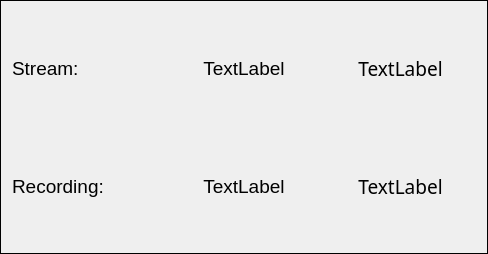
<?xml version="1.0" encoding="UTF-8"?>
<ui version="4.0">
 <class>StatusWidget</class>
 <widget class="QFrame" name="StatusWidget">
  <property name="geometry">
   <rect>
    <x>0</x>
    <y>0</y>
    <width>488</width>
    <height>254</height>
   </rect>
  </property>
  <property name="windowTitle">
   <string>Frame</string>
  </property>
  <property name="autoFillBackground">
   <bool>true</bool>
  </property>
  <property name="styleSheet">
   <string notr="true"/>
  </property>
  <property name="frameShape">
   <enum>QFrame::Panel</enum>
  </property>
  <property name="frameShadow">
   <enum>QFrame::Plain</enum>
  </property>
  <property name="lineWidth">
   <number>1</number>
  </property>
  <property name="midLineWidth">
   <number>1</number>
  </property>
  <layout class="QGridLayout" name="gridLayout">
   <item row="0" column="0">
    <widget class="QLabel" name="label">
     <property name="font">
      <font>
       <pointsize>14</pointsize>
      </font>
     </property>
     <property name="autoFillBackground">
      <bool>false</bool>
     </property>
     <property name="frameShape">
      <enum>QFrame::NoFrame</enum>
     </property>
     <property name="text">
      <string>Stream:</string>
     </property>
     <property name="alignment">
      <set>Qt::AlignLeading|Qt::AlignLeft|Qt::AlignVCenter</set>
     </property>
    </widget>
   </item>
   <item row="1" column="0">
    <widget class="QLabel" name="label_2">
     <property name="font">
      <font>
       <pointsize>14</pointsize>
      </font>
     </property>
     <property name="autoFillBackground">
      <bool>false</bool>
     </property>
     <property name="frameShape">
      <enum>QFrame::NoFrame</enum>
     </property>
     <property name="text">
      <string>Recording:</string>
     </property>
     <property name="alignment">
      <set>Qt::AlignLeading|Qt::AlignLeft|Qt::AlignVCenter</set>
     </property>
    </widget>
   </item>
   <item row="1" column="1">
    <widget class="QLabel" name="lbRecord">
     <property name="font">
      <font>
       <pointsize>14</pointsize>
      </font>
     </property>
     <property name="autoFillBackground">
      <bool>false</bool>
     </property>
     <property name="frameShape">
      <enum>QFrame::NoFrame</enum>
     </property>
     <property name="text">
      <string>TextLabel</string>
     </property>
     <property name="alignment">
      <set>Qt::AlignCenter</set>
     </property>
    </widget>
   </item>
   <item row="1" column="2">
    <widget class="QLabel" name="lbRecordDuration">
     <property name="font">
      <font>
       <family>Lucida Sans Typewriter</family>
       <pointsize>14</pointsize>
      </font>
     </property>
     <property name="autoFillBackground">
      <bool>false</bool>
     </property>
     <property name="frameShape">
      <enum>QFrame::NoFrame</enum>
     </property>
     <property name="text">
      <string>TextLabel</string>
     </property>
     <property name="alignment">
      <set>Qt::AlignCenter</set>
     </property>
    </widget>
   </item>
   <item row="0" column="1">
    <widget class="QLabel" name="lbStream">
     <property name="font">
      <font>
       <pointsize>14</pointsize>
      </font>
     </property>
     <property name="autoFillBackground">
      <bool>false</bool>
     </property>
     <property name="frameShape">
      <enum>QFrame::NoFrame</enum>
     </property>
     <property name="text">
      <string>TextLabel</string>
     </property>
     <property name="alignment">
      <set>Qt::AlignCenter</set>
     </property>
    </widget>
   </item>
   <item row="0" column="2">
    <widget class="QLabel" name="lbStreamDuration">
     <property name="font">
      <font>
       <family>Lucida Sans Typewriter</family>
       <pointsize>14</pointsize>
      </font>
     </property>
     <property name="autoFillBackground">
      <bool>false</bool>
     </property>
     <property name="frameShape">
      <enum>QFrame::NoFrame</enum>
     </property>
     <property name="text">
      <string>TextLabel</string>
     </property>
     <property name="alignment">
      <set>Qt::AlignCenter</set>
     </property>
    </widget>
   </item>
  </layout>
 </widget>
 <resources/>
 <connections/>
</ui>
